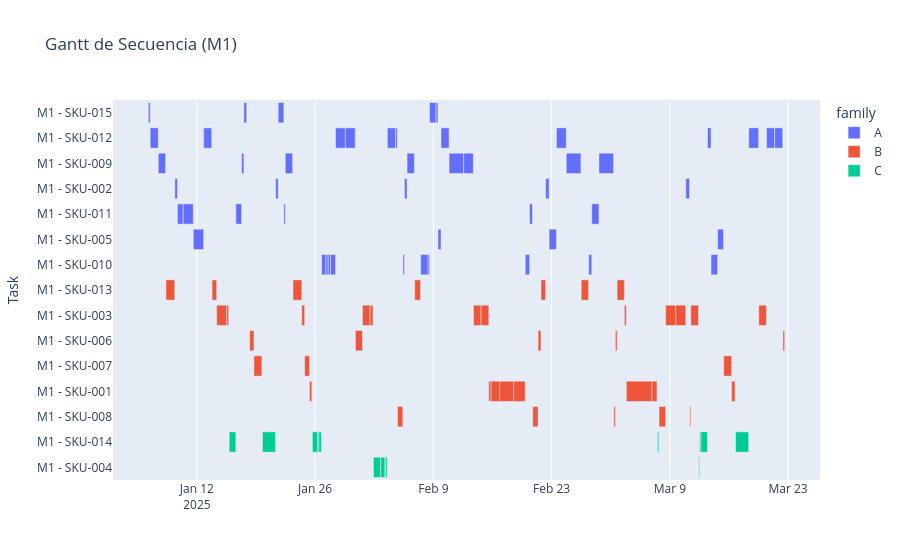

Here is the notebook cell this chart was saved with:
### Markdown cell above
---

## ⚙️ Paso 5.2: Restricciones del Modelo PuLP

### Code cell
# Visualización: diagrama Gantt simple de la secuencia
import plotly.express as px
import plotly.io as pio
from pathlib import Path

if 'schedule_df' in globals() and not schedule_df.empty:
    gantt_df = schedule_df.copy()
    gantt_df['Task'] = 'M1 - ' + gantt_df['sku']
    # Usar 'proc_start' como inicio y 'finish' como fin
    fig_gantt = px.timeline(gantt_df, x_start='proc_start', x_end='finish', y='Task', color='family', title='Gantt de Secuencia (M1)')
    fig_gantt.update_yaxes(autorange='reversed')
    fig_gantt.show()
    out_dir = Path('data/processed/or08')
    out_dir.mkdir(parents=True, exist_ok=True)
    html_path = out_dir / 'gantt_M1.html'
    fig_gantt.write_html(html_path)
    print(f'✅ Exportado: {html_path}')
else:
    print('⚠️ No hay schedule_df para graficar.')
